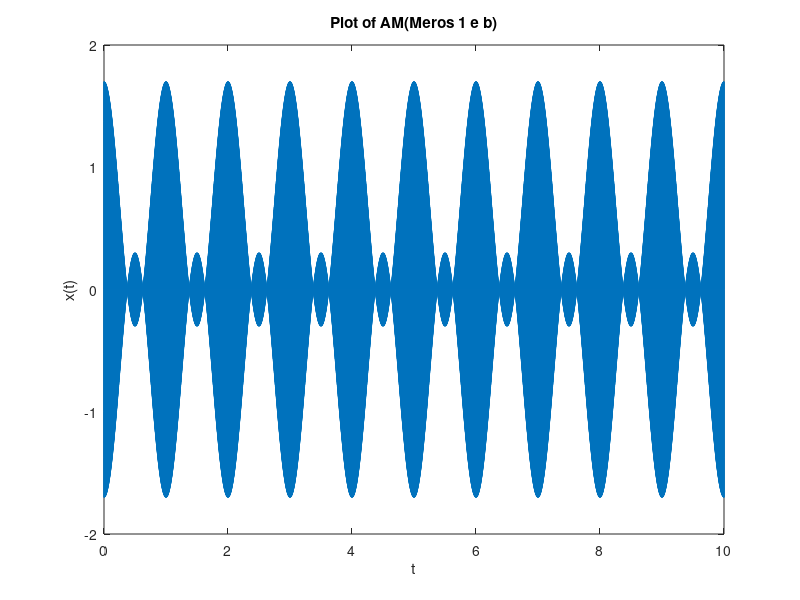

Write the MATLAB code that produced this figure.
fs=10000;
Ts=1/fs;
t=[0:Ts:10];
m=cos(2*pi*t);
Ac=0.7;
fc=500;
x=(Ac+m).*cos(2*pi*fc*t);

figure;
plot(t,x);
title('Plot of AM(Meros 1 e b)');
xlabel('t');
ylabel('x(t)');
